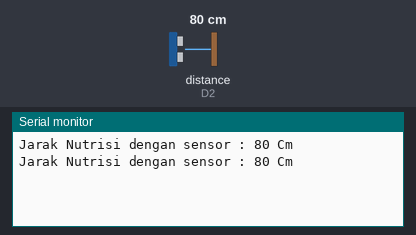
This sketch was run on a simulated ESP8266 (NodeMCU). Parts: the last lines printed to the serial monitor. Wiring (inferred from the names in the program): ultrasonic range finder: trigger D1; echo D2. The inputs (shaded band) are chosen by the test bench; at power-on: distance to the obstacle (sensor on D2) 80 cm. The echo pulse lasts 58.3 µs per cm.

Above: at 2.8 s.
2.9 s: distance to the obstacle (sensor on D2) set to 2 cm
At 4.4 s:
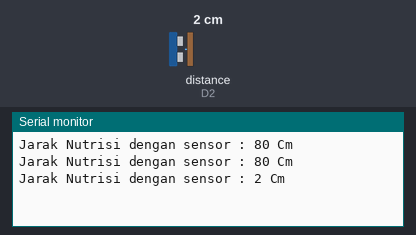
5.6 s: distance to the obstacle (sensor on D2) set to 4 cm
At 7.2 s:
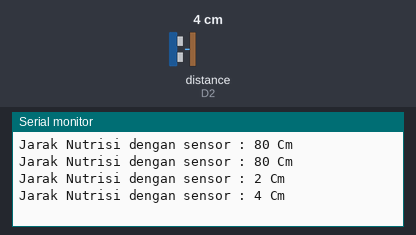
Timing chart, 0 to 8.7 s (numbered marks = the images above; inputs shaded):
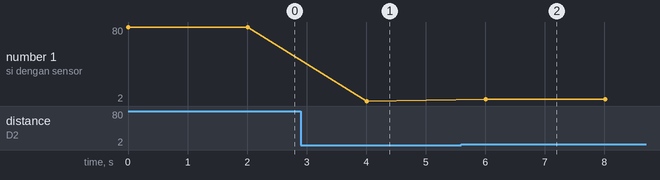

The sketch:

HC-SR04.ino
```cpp
#define E_Pin D2 //Echo Pin
#define T_Pin D1 //Trigger Pin

long Durasi, Jarak; //waktu untuk kalkulasi jarak

void setup() {
  Serial.begin (9600);
  pinMode(T_Pin, OUTPUT);
  pinMode(E_Pin, INPUT);

}

void loop() {
  digitalWrite(T_Pin, LOW); delayMicroseconds(2);
  digitalWrite(T_Pin, HIGH); delayMicroseconds(10);
  digitalWrite(T_Pin, LOW);
  Durasi = pulseIn(E_Pin, HIGH);
  Jarak = Durasi / 58.2;

  Serial.println("Jarak Nutrisi dengan sensor : " + String(Jarak) + " Cm");


  delay(2000);

}
```

Measured:
- after the input at 2.9 s, the serial monitor: prints a new line after 1.1 s (image 1)
- after the input at 5.6 s, the serial monitor: prints a new line after 0.41 s (image 2)
- plotted number 1: 80 → 2 after the input at 2.9 s, 2 → 4 after the input at 5.6 s
